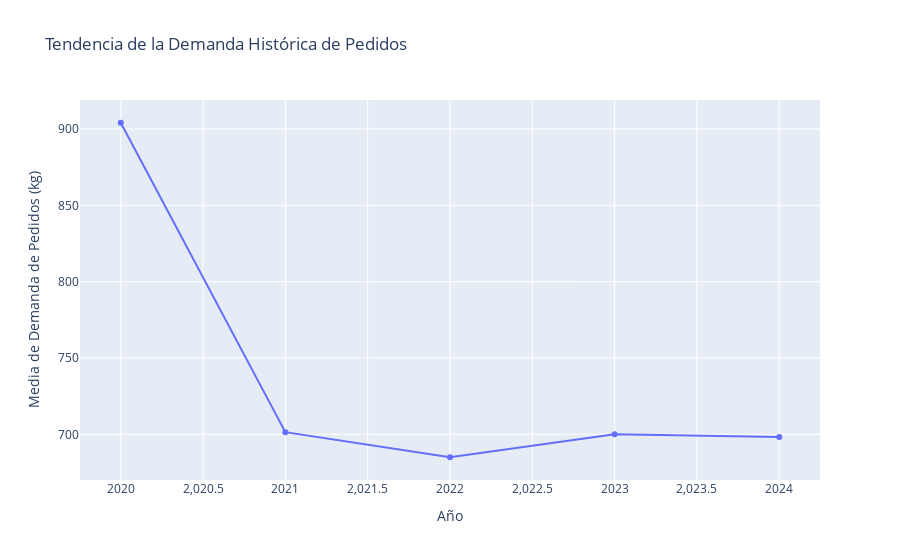

Notebook cell for this chart:
### Code cell
fig2 = px.line(df_year_demand, x='año', y='order_demand', markers=True, title='Tendencia de la Demanda Histórica de Pedidos')
fig2.update_layout(xaxis_title='Año', yaxis_title='Media de Demanda de Pedidos (kg)')
fig2.show()

### Figure 1 — Plotly figure (JSON) as saved in the notebook; plotly's stock layout.template omitted (floating-point values rounded to 4 significant figures)
{"data": [{"hovertemplate": "año=%{x}<br>order_demand=%{y}<extra></extra>", "legendgroup": "", "line": {"color": "#636efa", "dash": "solid"}, "marker": {"symbol": "circle"}, "mode": "lines+markers", "name": "", "orientation": "v", "showlegend": false, "type": "scatter", "x": [2020, 2021, 2022, 2023, 2024], "xaxis": "x", "y": [904.1, 701.4, 685, 700.1, 698.3], "yaxis": "y"}], "layout": {"legend": {"tracegroupgap": 0}, "title": {"text": "Tendencia de la Demanda Histórica de Pedidos"}, "xaxis": {"anchor": "y", "domain": [0, 1], "title": {"text": "Año"}}, "yaxis": {"anchor": "x", "domain": [0, 1], "title": {"text": "Media de Demanda de Pedidos (kg)"}}}}
